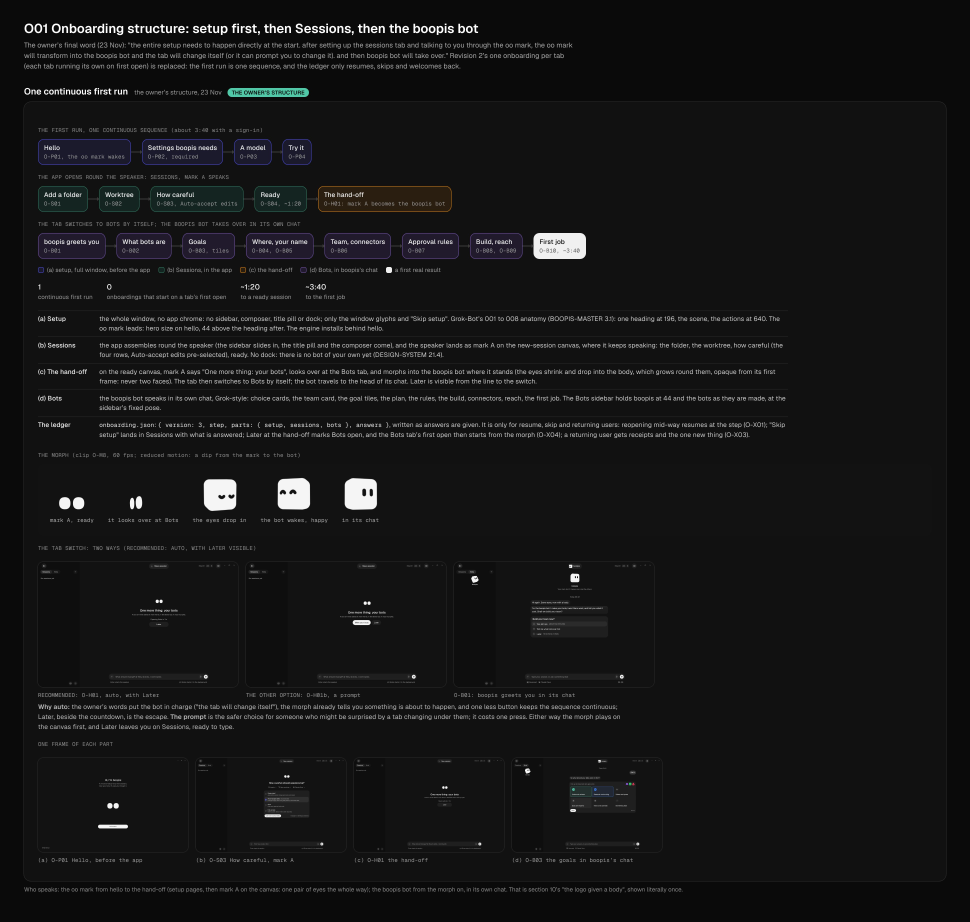
#> input picture onboarding/boards/O01-structure-one-first-run.jpg, 3880 x 3688 px (shown at 1/4 size); its folder holds only this picture in this run
$ python obcontact3.py
#> lines starting #> are read from the running program, lines starting #| are printed output that depends on the picture
import glob, os
from PIL import Image, ImageDraw, ImageFont
D = os.path.dirname(os.path.abspath(__file__)) + '/..'
F = ImageFont.load_default(size=22); FB = ImageFont.load_default(size=34)
W = 2400; pad = 40
def thumb(p, w, h=None):
#> called with w = 746, h = 559
    im = Image.open(p).convert('RGB'); r = w / im.width; im = im.resize((w, int(im.height * r)), Image.LANCZOS)
#> in thumb, im is the input picture: PIL image 3880x3688 RGB; mean R, G, B 21.4, 21.5, 21.8
#> after `r = w / im.width`: r = 0.192
#> after `im = im.resize((w, int(im.height * r)), Image.LANCZOS)`:
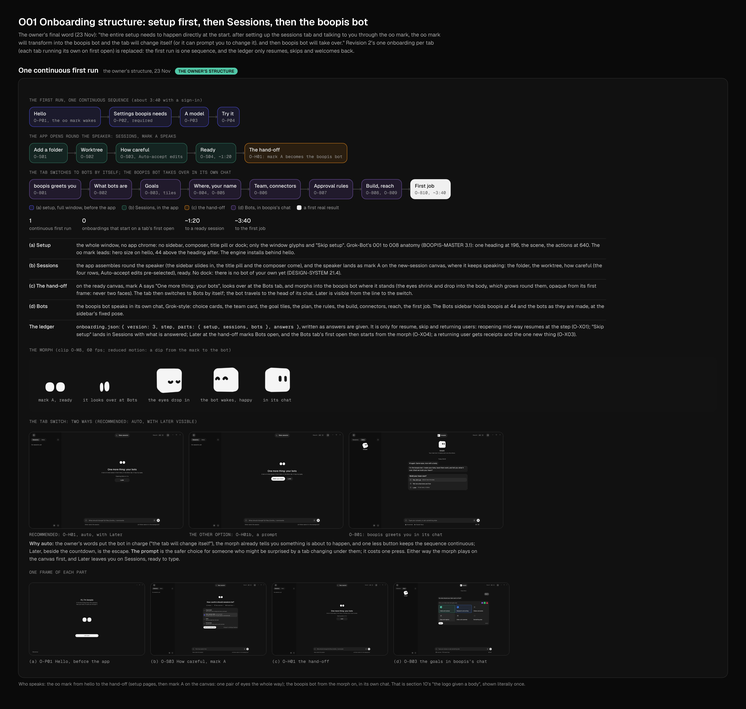
#> im: PIL image 746x709 RGB; mean R, G, B 21.4, 21.5, 21.8
    return im.crop((0, 0, w, h)) if h and im.height > h else im
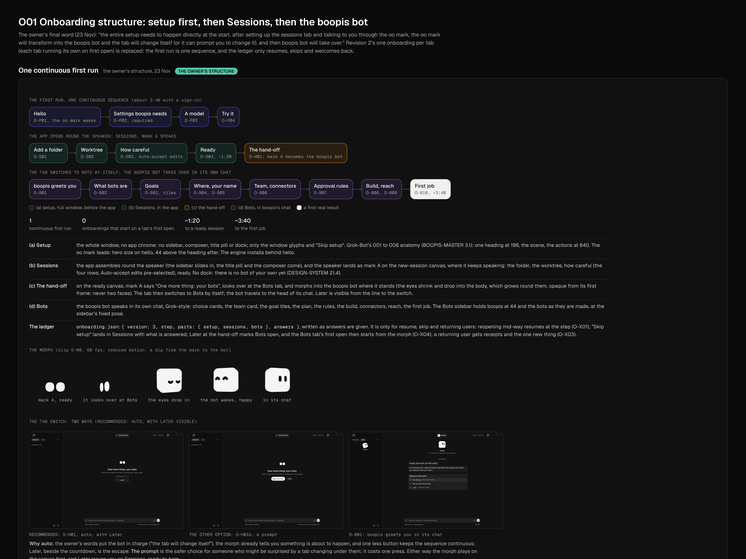
#> returned value: PIL image 746x559 RGB; mean R, G, B 22.5, 22.5, 22.9
boards = sorted(glob.glob(D + '/boards/O0*.jpg')) + sorted(glob.glob(D + '/boards/C0*.jpg'))
dark = sorted(glob.glob(D + '/screens/*-dark.jpg'), key=lambda p: ('PSHBX'.index(os.path.basename(p)[2]), p))
light = [p.replace('-dark.jpg', '-light.jpg') for p in dark]
strips = sorted(glob.glob(D + '/motion/*-strip.jpg'))
tw = (W - pad * 4) // 3
sw = (W - pad * 5) // 4
rows = [('Boards: O01 the structure (one first run), O02-O04, onboarding’s own parts C01-C02', [(thumb(b, tw, int(tw * 0.75)), os.path.basename(b)) for b in boards], 3),
        ('Screens, dark: (a) setup before the app (O-P), (b) Sessions (O-S), (c) the hand-off (O-H), (d) boopis’s chat (O-B), the ledger (O-X)', [(thumb(p, sw), os.path.basename(p)) for p in dark], 4),
        ('Key screens, light', [(thumb(p, sw), os.path.basename(p)) for p in light], 4),
        ('Motion, 60 fps: frame strips (the MP4s are beside them in motion/; r = reduced motion)', [(thumb(p, W - pad * 2), os.path.basename(p)) for p in strips], 1)]
H = 120
for title, items, cols in rows:
    H += 70
    for i in range(0, len(items), cols): H += max(t[0].height for t in items[i:i + cols]) + 46
#> this loop made 4 passes
#> cols on passes 1, 2, 4: 3, 4, 1
#> (title, cols) on pass 3: ('Key screens, light', 4)
#> after the loop, H = 1005
sheet = Image.new('RGB', (W, H), (10, 10, 10)); d = ImageDraw.Draw(sheet)
#> after `sheet = Image.new('RGB', (W, H), (10, 10, 10))`: sheet: PIL image 2400x1005 RGB; every value is 10
d.text((pad, 36), 'boopis onboarding, v7 revision 3: setup first, then Sessions, then the boopis bot (contact sheet)', fill=(255, 255, 255), font=FB)
y = 120
for title, items, cols in rows:
    d.text((pad, y + 20), title, fill=(230, 230, 230), font=F); y += 70
    w = (W - pad * (cols + 1)) // cols
    for i in range(0, len(items), cols):
        rh = 0
        for j, (im, name) in enumerate(items[i:i + cols]):
            x = pad + j * (w + pad); sheet.paste(im, (x, y)); d.text((x, y + im.height + 8), name, fill=(160, 160, 160), font=F); rh = max(rh, im.height)
        y += rh + 46
#> this loop made 4 passes
#> (cols, w) on passes 1, 2, 4: (3, 746), (4, 550), (1, 2320)
#> (title, cols, w) on pass 3: ('Key screens, light', 4, 550)
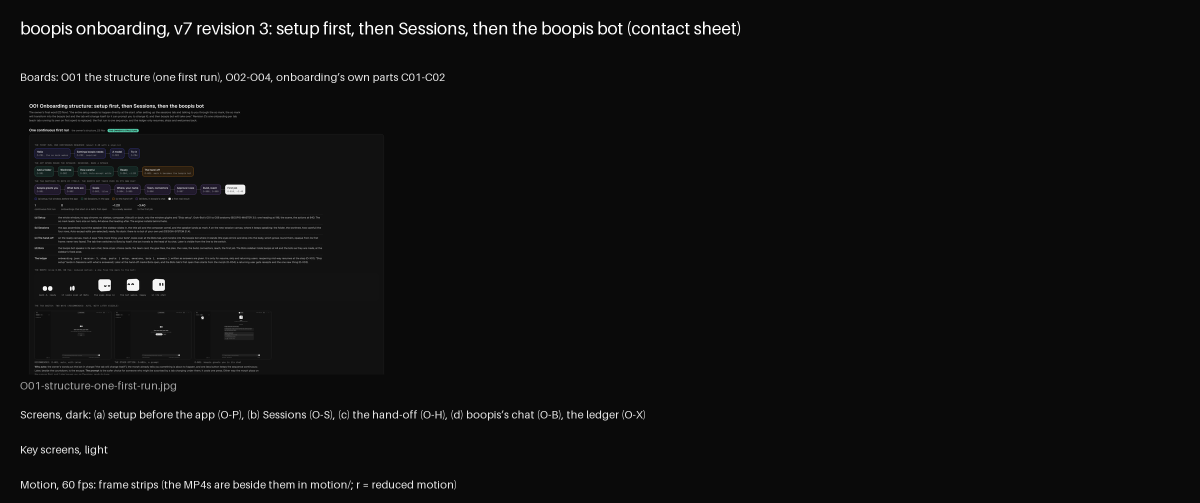
#> sheet: PIL image 2400x1005 RGB (shown at 1/2 size); mean R, G, B 14.5, 14.5, 14.6
#> after the loop, y = 1005
sheet.save(D + '/contact-sheet.jpg', quality=80)
print(sheet.size)
#| (2400, 1005)

$ run again, on onboarding/boards/O02-approvals-placement.jpg
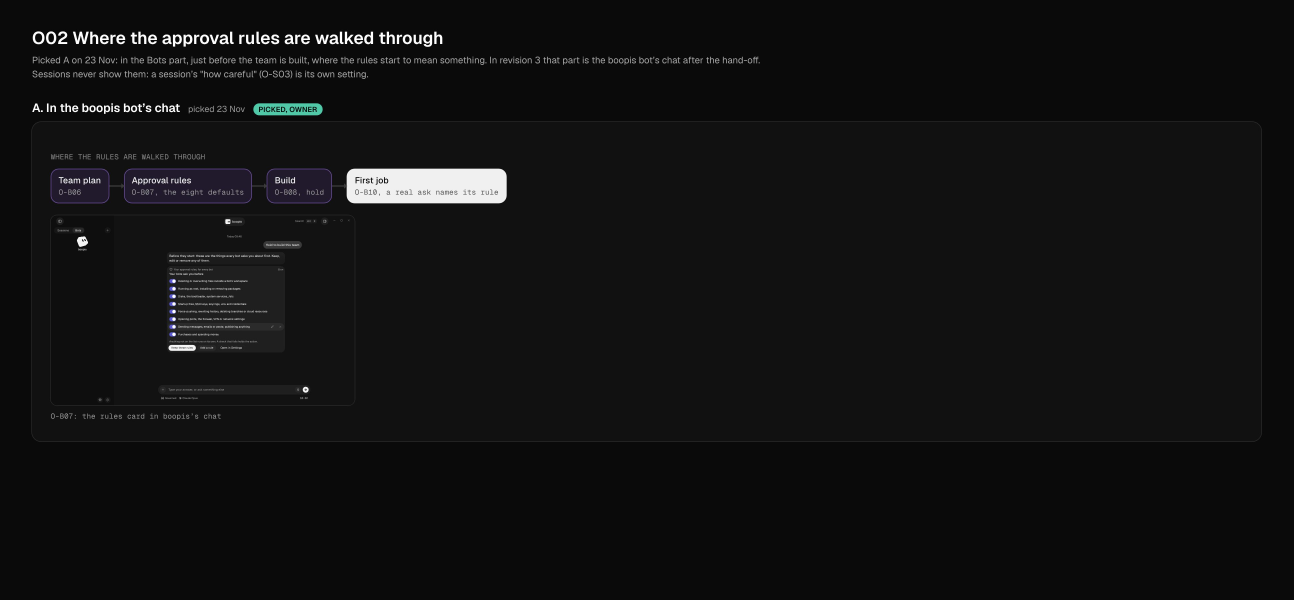
#> input picture onboarding/boards/O02-approvals-placement.jpg, 3880 x 1800 px (shown at 1/3 size)
#> in thumb, im is the input picture: PIL image 3880x1800 RGB; mean R, G, B 17.4, 17.4, 17.6
#> in thumb, `im = im.resize((w, int(im.height * r)), Image.LANCZOS)`:
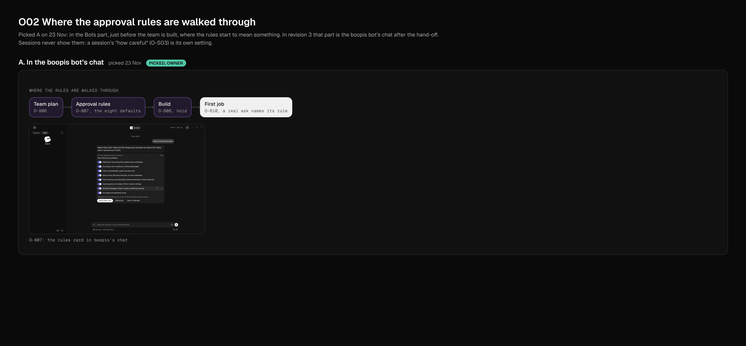
#> im: PIL image 746x346 RGB; mean R, G, B 17.4, 17.4, 17.6
#> the loop `for title, items, cols in rows:` made 4 passes
#> cols on passes 1, 2, 4: 3, 4, 1
#> after the loop `for title, items, cols in rows:`: H = 792
#> the loop `for title, items, cols in rows:` made 4 passes
#> (cols, w) on passes 1, 2, 4: (3, 746), (4, 550), (1, 2320)
#> after the loop `for title, items, cols in rows:`:
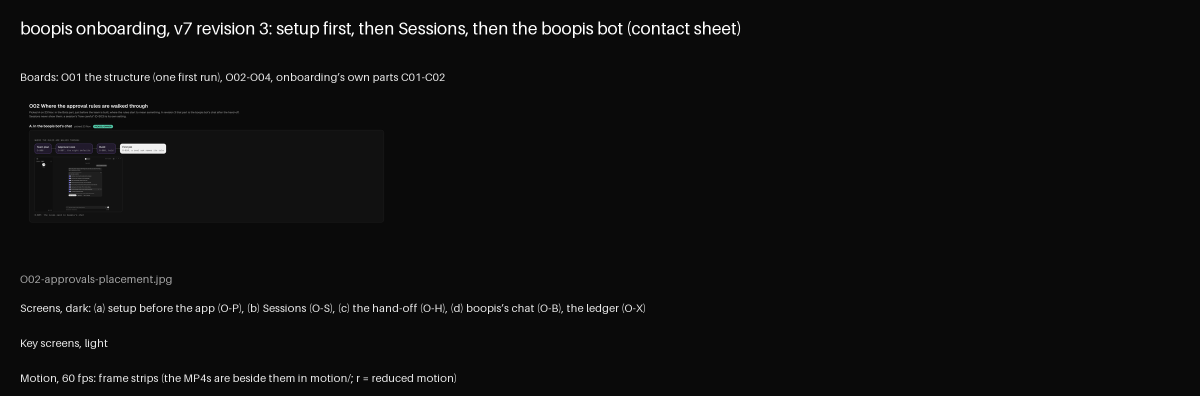
#> sheet: PIL image 2400x792 RGB (shown at 1/2 size); mean R, G, B 14, 14, 14
#| (2400, 792)
